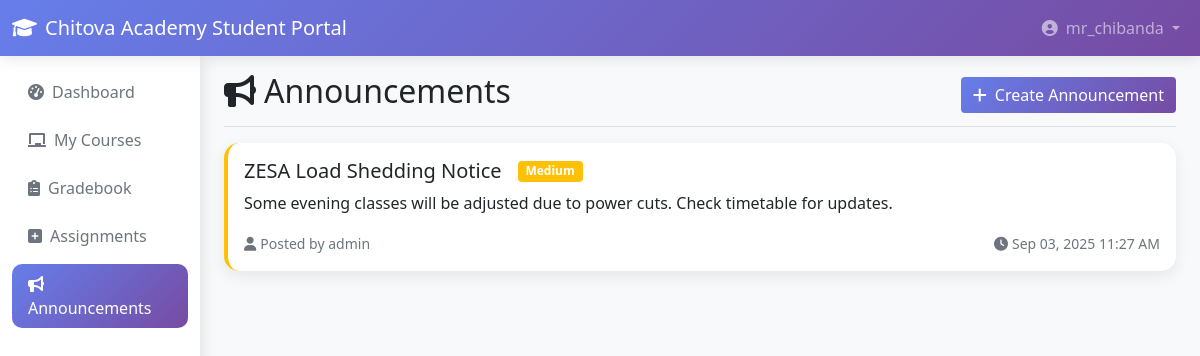
Page /announcements.php (signed in) on the committed database.
### tables this page shows
CREATE TABLE IF NOT EXISTS announcements (
    id INT PRIMARY KEY AUTO_INCREMENT,
    title VARCHAR(200) NOT NULL,
    content TEXT NOT NULL,
    author_id INT NOT NULL,
    target_audience ENUM('all', 'students', 'teachers') DEFAULT 'all',
    course_id INT NULL,
    priority ENUM('low', 'medium', 'high') DEFAULT 'medium',
    expires_at DATETIME NULL,
    created_at TIMESTAMP DEFAULT CURRENT_TIMESTAMP,
    FOREIGN KEY (author_id) REFERENCES users(id) ON DELETE CASCADE,
    FOREIGN KEY (course_id) REFERENCES courses(id) ON DELETE CASCADE
);

CREATE TABLE IF NOT EXISTS users (
    id INT PRIMARY KEY AUTO_INCREMENT,
    username VARCHAR(50) UNIQUE NOT NULL,
    email VARCHAR(100) UNIQUE NOT NULL,
    password VARCHAR(255) NOT NULL,
    user_type ENUM('student', 'teacher', 'admin') NOT NULL,
    created_at TIMESTAMP DEFAULT CURRENT_TIMESTAMP,
    updated_at TIMESTAMP DEFAULT CURRENT_TIMESTAMP ON UPDATE CURRENT_TIMESTAMP
);

### config.php (called while the page is built, shortened)
<?php
function getUserType() {
    return $_SESSION['user_type'] ?? null;
}
function formatDateTime($datetime, $format = 'M d, Y g:i A') {
    return date($format, strtotime($datetime));
}
?>

### announcements.php (the view, shortened to what this page needs)
<?php
require_once __DIR__ . '/../config.php';
$userType = getUserType();
$userId = $_SESSION['user_id'];
if ($userType === 'teacher') {
    $stmt = $pdo->prepare("
        SELECT t.id as teacher_id FROM teachers t
        WHERE t.user_id = ?
    ");
    $stmt->execute([$userId]);
    $teacherInfo = $stmt->fetch();
    if ($teacherInfo) {
        $stmt = $pdo->prepare("
            SELECT id, course_code, course_name
            FROM courses
            WHERE teacher_id = ? AND status = 'active'
            ORDER BY course_name
        ");
        $stmt->execute([$teacherInfo['teacher_id']]);
    }
}
if ($userType === 'student') {
    $stmt = $pdo->prepare("
        SELECT a.*, u.username as author_name, c.course_name, c.course_code
        FROM announcements a
        JOIN users u ON a.author_id = u.id
        LEFT JOIN courses c ON a.course_id = c.id
        WHERE (a.target_audience IN ('all', 'students') OR
               (a.course_id IN (
                   SELECT e.course_id FROM enrollments e
                   JOIN students s ON e.student_id = s.id
                   WHERE s.user_id = ? AND e.status = 'enrolled'
               )))
        AND (a.expires_at IS NULL OR a.expires_at > NOW())
        ORDER BY a.priority DESC, a.created_at DESC
    ");
    $stmt->execute([$userId]);
} else {
    $stmt = $pdo->prepare("
        SELECT a.*, u.username as author_name, c.course_name, c.course_code
        FROM announcements a
        JOIN users u ON a.author_id = u.id
        LEFT JOIN courses c ON a.course_id = c.id
        WHERE (a.target_audience IN ('all', 'teachers') OR a.target_audience = ?)
        AND (a.expires_at IS NULL OR a.expires_at > NOW())
        ORDER BY a.priority DESC, a.created_at DESC
    ");
    $stmt->execute([$userType]);
}
$announcements = $stmt->fetchAll();
function getPriorityBadgeClass($priority) {
    switch ($priority) {
        case 'medium': return 'bg-warning';
    }
}
?>
<!DOCTYPE html>
<html lang="en">
<head>
    <link href="https://cdn.jsdelivr.net/npm/bootstrap@5.1.3/dist/css/bootstrap.min.css" rel="stylesheet">
    <link href="https://cdnjs.cloudflare.com/ajax/libs/font-awesome/6.0.0/css/all.min.css" rel="stylesheet">
</head>
<body>
    <nav class="navbar navbar-expand-lg navbar-dark">
        <div class="container-fluid">
            <a class="navbar-brand" href="dashboard.php">
                <i class="fas fa-graduation-cap me-2"></i><?php echo APP_NAME; ?>
            </a>
            <div class="navbar-nav ms-auto">
                <div class="nav-item dropdown">
                    <a class="nav-link dropdown-toggle" href="#" id="navbarDropdown" role="button"
                       data-bs-toggle="dropdown" aria-expanded="false">
                        <i class="fas fa-user-circle me-2"></i><?php echo $_SESSION['username']; ?>
                    </a>
                </div>
            </div>
        </div>
    </nav>
    <div class="container-fluid">
        <div class="row">
            <nav class="col-md-2 sidebar">
                <div class="position-sticky pt-3">
                    <ul class="nav nav-pills flex-column mb-auto">
                        <li class="nav-item">
                            <a href="dashboard.php" class="nav-link">
                                <i class="fas fa-tachometer-alt me-2"></i>Dashboard
                            </a>
                        </li>
                        <?php if ($userType === 'student'): ?>
                        <li class="nav-item">
                            <a href="courses.php" class="nav-link">
                                <i class="fas fa-book me-2"></i>My Courses
                            </a>
                        </li>
                        <li class="nav-item">
                            <a href="grades.php" class="nav-link">
                                <i class="fas fa-chart-bar me-2"></i>Grades
                            </a>
                        </li>
                        <li class="nav-item">
                            <a href="assignments.php" class="nav-link">
                                <i class="fas fa-tasks me-2"></i>Assignments
                            </a>
                        </li>
                        <li class="nav-item">
                            <a href="attendance.php" class="nav-link">
                                <i class="fas fa-calendar-check me-2"></i>Attendance
                            </a>
                        </li>
                        <?php elseif ($userType === 'teacher'): ?>
                        <li class="nav-item">
                            <a href="my-courses.php" class="nav-link">
                                <i class="fas fa-chalkboard me-2"></i>My Courses
                            </a>
                        </li>
                        <li class="nav-item">
                            <a href="gradebook.php" class="nav-link">
                                <i class="fas fa-clipboard-list me-2"></i>Gradebook
                            </a>
                        </li>
                        <li class="nav-item">
                            <a href="manage-assignments.php" class="nav-link">
                                <i class="fas fa-plus-square me-2"></i>Assignments
                            </a>
                        </li>
                        <?php endif; ?>
                        <li class="nav-item">
                            <a href="announcements.php" class="nav-link active">
                                <i class="fas fa-bullhorn me-2"></i>Announcements
                            </a>
                        </li>
                    </ul>
                </div>
            </nav>
            <main class="col-md-10 ms-sm-auto px-md-4">
                <div class="pt-3 pb-2 mb-3 border-bottom">
                    <div class="d-flex justify-content-between align-items-center">
                        <h1 class="h2">
                            <i class="fas fa-bullhorn me-2"></i>Announcements
                        </h1>
                        <?php if ($userType === 'teacher' || $userType === 'admin'): ?>
                        <button class="btn btn-gradient" data-bs-toggle="modal" data-bs-target="#createAnnouncementModal">
                            <i class="fas fa-plus me-2"></i>Create Announcement
                        </button>
                        <?php endif; ?>
                    </div>
                </div>
                <div class="row">
                    <div class="col-12">
                        <?php if (empty($announcements)): ?>
                            <div class="card dashboard-card">
                                <div class="card-body text-center py-5">
                                    <i class="fas fa-bullhorn text-muted mb-3" style="font-size: 3rem;"></i>
                                    <h5 class="text-muted">No announcements available</h5>
                                    <p class="text-muted">Check back later for updates.</p>
                                </div>
                            </div>
                        <?php else: ?>
                            <?php foreach ($announcements as $announcement): ?>
                            <div class="card dashboard-card announcement-card priority-<?php echo $announcement['priority']; ?>">
                                <div class="card-body">
                                    <div class="d-flex justify-content-between align-items-start mb-3">
                                        <div class="flex-grow-1">
                                            <div class="d-flex align-items-center mb-2">
                                                <h5 class="card-title mb-0 me-3"><?php echo htmlspecialchars($announcement['title']); ?></h5>
                                                <span class="badge <?php echo getPriorityBadgeClass($announcement['priority']); ?> me-2">
                                                    <?php echo ucfirst($announcement['priority']); ?>
                                                </span>
                                            </div>
                                            <p class="card-text"><?php echo nl2br(htmlspecialchars($announcement['content'])); ?></p>
                                        </div>
                                    </div>
                                    <div class="d-flex justify-content-between align-items-center">
                                        <div>
                                            <small class="text-muted">
                                                <i class="fas fa-user me-1"></i>Posted by <?php echo $announcement['author_name']; ?>
                                            </small>
                                        </div>
                                        <div>
                                            <small class="text-muted">
                                                <i class="fas fa-clock me-1"></i><?php echo formatDateTime($announcement['created_at']); ?>
                                            </small>
                                        </div>
                                    </div>
                                </div>
                            </div>
                            <?php endforeach; ?>
                        <?php endif; ?>
                    </div>
                </div>
            </main>
        </div>
    </div>
</body>
</html>

### announcements.php (style rules this page uses)
:root { --primary-color: #667eea; --secondary-color: #764ba2; }
body { background-color: #f8f9fa; }
.navbar { background: linear-gradient(135deg, var(--primary-color) 0%, var(--secondary-color) 100%); box-shadow: 0 2px 15px rgba(0, 0, 0, 0.1); }
.dashboard-card { border: none; border-radius: 15px; box-shadow: 0 5px 15px rgba(0, 0, 0, 0.08); transition: transform 0.3s ease; }
.sidebar { background: white; min-height: calc(100vh - 76px); box-shadow: 2px 0 15px rgba(0, 0, 0, 0.1); }
.nav-pills .nav-link { color: #6c757d; margin-bottom: 0.5rem; border-radius: 10px; }
.nav-pills .nav-link.active { background: linear-gradient(135deg, var(--primary-color) 0%, var(--secondary-color) 100%); }
.announcement-card { border-left: 4px solid; margin-bottom: 1rem; transition: transform 0.2s ease; }
.announcement-card.priority-medium { border-left-color: #ffc107; }
.btn-gradient { background: linear-gradient(135deg, var(--primary-color) 0%, var(--secondary-color) 100%); border: none; color: white; }

### rows in the picture
announcements: title "ZESA Load Shedding Notice", priority "Medium", content "Some evening classes will be adjusted due to power cuts. Check timetable for updates.", author.username "admin", created_at "Sep 03, 2025 11:27 AM"

### other values in the picture
APP_NAME "Chitova Academy Student Portal"
$_SESSION['username'] "mr_chibanda"
